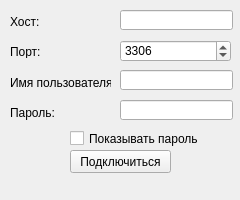
<?xml version="1.0" encoding="UTF-8"?>
<ui version="4.0">
 <class>Form</class>
 <widget class="QWidget" name="Form">
  <property name="geometry">
   <rect>
    <x>0</x>
    <y>0</y>
    <width>240</width>
    <height>200</height>
   </rect>
  </property>
  <property name="minimumSize">
   <size>
    <width>240</width>
    <height>200</height>
   </size>
  </property>
  <property name="windowTitle">
   <string>Подключение к серверу</string>
  </property>
  <widget class="QLabel" name="label">
   <property name="geometry">
    <rect>
     <x>10</x>
     <y>15</y>
     <width>47</width>
     <height>13</height>
    </rect>
   </property>
   <property name="text">
    <string>Хост:</string>
   </property>
  </widget>
  <widget class="QLabel" name="label_2">
   <property name="geometry">
    <rect>
     <x>10</x>
     <y>45</y>
     <width>47</width>
     <height>13</height>
    </rect>
   </property>
   <property name="text">
    <string>Порт:</string>
   </property>
  </widget>
  <widget class="QLabel" name="label_4">
   <property name="geometry">
    <rect>
     <x>10</x>
     <y>105</y>
     <width>101</width>
     <height>16</height>
    </rect>
   </property>
   <property name="text">
    <string>Пароль:</string>
   </property>
  </widget>
  <widget class="QLabel" name="label_3">
   <property name="geometry">
    <rect>
     <x>10</x>
     <y>75</y>
     <width>101</width>
     <height>16</height>
    </rect>
   </property>
   <property name="text">
    <string>Имя пользователя:</string>
   </property>
  </widget>
  <widget class="QSpinBox" name="port">
   <property name="geometry">
    <rect>
     <x>120</x>
     <y>40</y>
     <width>111</width>
     <height>22</height>
    </rect>
   </property>
   <property name="maximum">
    <number>60000</number>
   </property>
   <property name="value">
    <number>3306</number>
   </property>
  </widget>
  <widget class="QLineEdit" name="password">
   <property name="geometry">
    <rect>
     <x>120</x>
     <y>100</y>
     <width>113</width>
     <height>20</height>
    </rect>
   </property>
   <property name="tabletTracking">
    <bool>false</bool>
   </property>
  </widget>
  <widget class="QPushButton" name="pushButton">
   <property name="geometry">
    <rect>
     <x>70</x>
     <y>150</y>
     <width>101</width>
     <height>23</height>
    </rect>
   </property>
   <property name="text">
    <string>Подключиться</string>
   </property>
  </widget>
  <widget class="QLineEdit" name="user_name">
   <property name="geometry">
    <rect>
     <x>120</x>
     <y>70</y>
     <width>113</width>
     <height>20</height>
    </rect>
   </property>
  </widget>
  <widget class="QLineEdit" name="host">
   <property name="geometry">
    <rect>
     <x>120</x>
     <y>10</y>
     <width>113</width>
     <height>20</height>
    </rect>
   </property>
  </widget>
  <widget class="QCheckBox" name="pass_vis">
   <property name="geometry">
    <rect>
     <x>70</x>
     <y>130</y>
     <width>141</width>
     <height>17</height>
    </rect>
   </property>
   <property name="text">
    <string>Показывать пароль</string>
   </property>
  </widget>
 </widget>
 <resources/>
 <connections/>
</ui>
